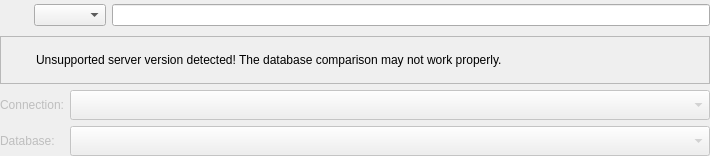
<?xml version="1.0" encoding="UTF-8"?>
<ui version="4.0">
 <class>ModelDbSelectorWidget</class>
 <widget class="QWidget" name="ModelDbSelectorWidget">
  <property name="geometry">
   <rect>
    <x>0</x>
    <y>0</y>
    <width>710</width>
    <height>156</height>
   </rect>
  </property>
  <property name="windowTitle">
   <string>Form</string>
  </property>
  <layout class="QVBoxLayout" name="verticalLayout">
   <property name="leftMargin">
    <number>0</number>
   </property>
   <property name="topMargin">
    <number>0</number>
   </property>
   <property name="rightMargin">
    <number>0</number>
   </property>
   <property name="bottomMargin">
    <number>0</number>
   </property>
   <item>
    <widget class="QWidget" name="model_ctrl_wgt" native="true">
     <layout class="QHBoxLayout" name="horizontalLayout_7">
      <property name="leftMargin">
       <number>0</number>
      </property>
      <property name="topMargin">
       <number>0</number>
      </property>
      <property name="rightMargin">
       <number>0</number>
      </property>
      <property name="bottomMargin">
       <number>0</number>
      </property>
      <item>
       <widget class="QLabel" name="logo_lbl">
        <property name="minimumSize">
         <size>
          <width>28</width>
          <height>28</height>
         </size>
        </property>
        <property name="maximumSize">
         <size>
          <width>28</width>
          <height>28</height>
         </size>
        </property>
        <property name="text">
         <string/>
        </property>
        <property name="pixmap">
         <pixmap resource="../../res/resources.qrc">:/icons/icons/dbmodel.png</pixmap>
        </property>
        <property name="scaledContents">
         <bool>true</bool>
        </property>
       </widget>
      </item>
      <item>
       <widget class="QComboBox" name="model_cmb"/>
      </item>
      <item>
       <widget class="QLineEdit" name="model_file_edt">
        <property name="text">
         <string/>
        </property>
        <property name="readOnly">
         <bool>true</bool>
        </property>
       </widget>
      </item>
     </layout>
    </widget>
   </item>
   <item>
    <widget class="QWidget" name="db_ctrl_wgt" native="true">
     <layout class="QGridLayout" name="gridLayout">
      <property name="leftMargin">
       <number>0</number>
      </property>
      <property name="topMargin">
       <number>0</number>
      </property>
      <property name="rightMargin">
       <number>0</number>
      </property>
      <property name="bottomMargin">
       <number>0</number>
      </property>
      <item row="0" column="0" colspan="2">
       <widget class="QFrame" name="alert_frm">
        <property name="sizePolicy">
         <sizepolicy hsizetype="Preferred" vsizetype="Fixed">
          <horstretch>0</horstretch>
          <verstretch>0</verstretch>
         </sizepolicy>
        </property>
        <property name="minimumSize">
         <size>
          <width>0</width>
          <height>48</height>
         </size>
        </property>
        <property name="frameShape">
         <enum>QFrame::Shape::StyledPanel</enum>
        </property>
        <property name="frameShadow">
         <enum>QFrame::Shadow::Raised</enum>
        </property>
        <layout class="QGridLayout" name="gridLayout_19">
         <property name="leftMargin">
          <number>5</number>
         </property>
         <property name="topMargin">
          <number>5</number>
         </property>
         <property name="rightMargin">
          <number>5</number>
         </property>
         <property name="bottomMargin">
          <number>5</number>
         </property>
         <property name="spacing">
          <number>5</number>
         </property>
         <item row="0" column="0">
          <widget class="QLabel" name="icon_lbl">
           <property name="minimumSize">
            <size>
             <width>25</width>
             <height>25</height>
            </size>
           </property>
           <property name="maximumSize">
            <size>
             <width>25</width>
             <height>25</height>
            </size>
           </property>
           <property name="text">
            <string/>
           </property>
           <property name="textFormat">
            <enum>Qt::TextFormat::AutoText</enum>
           </property>
           <property name="pixmap">
            <pixmap resource="../../res/resources.qrc">:/icons/icons/alert.png</pixmap>
           </property>
           <property name="scaledContents">
            <bool>true</bool>
           </property>
          </widget>
         </item>
         <item row="0" column="1">
          <widget class="QLabel" name="inv_version_warn_lbl">
           <property name="font">
            <font>
             <bold>false</bold>
             <underline>false</underline>
             <strikeout>false</strikeout>
             <kerning>true</kerning>
            </font>
           </property>
           <property name="text">
            <string>Unsupported server version detected! The database comparison may not work properly.</string>
           </property>
           <property name="wordWrap">
            <bool>true</bool>
           </property>
          </widget>
         </item>
        </layout>
       </widget>
      </item>
      <item row="1" column="0">
       <widget class="QLabel" name="connection_lbl">
        <property name="enabled">
         <bool>false</bool>
        </property>
        <property name="text">
         <string>Connection:</string>
        </property>
       </widget>
      </item>
      <item row="1" column="1">
       <widget class="QComboBox" name="connections_cmb">
        <property name="enabled">
         <bool>false</bool>
        </property>
        <property name="sizePolicy">
         <sizepolicy hsizetype="Expanding" vsizetype="Fixed">
          <horstretch>0</horstretch>
          <verstretch>0</verstretch>
         </sizepolicy>
        </property>
        <property name="sizeAdjustPolicy">
         <enum>QComboBox::SizeAdjustPolicy::AdjustToMinimumContentsLengthWithIcon</enum>
        </property>
        <property name="iconSize">
         <size>
          <width>22</width>
          <height>22</height>
         </size>
        </property>
       </widget>
      </item>
      <item row="2" column="0">
       <widget class="QLabel" name="database_lbl">
        <property name="enabled">
         <bool>false</bool>
        </property>
        <property name="sizePolicy">
         <sizepolicy hsizetype="Minimum" vsizetype="Preferred">
          <horstretch>0</horstretch>
          <verstretch>0</verstretch>
         </sizepolicy>
        </property>
        <property name="text">
         <string>Database:</string>
        </property>
        <property name="indent">
         <number>-1</number>
        </property>
       </widget>
      </item>
      <item row="2" column="1">
       <widget class="QComboBox" name="database_cmb">
        <property name="enabled">
         <bool>false</bool>
        </property>
        <property name="sizePolicy">
         <sizepolicy hsizetype="Expanding" vsizetype="Fixed">
          <horstretch>0</horstretch>
          <verstretch>0</verstretch>
         </sizepolicy>
        </property>
        <property name="sizeAdjustPolicy">
         <enum>QComboBox::SizeAdjustPolicy::AdjustToMinimumContentsLengthWithIcon</enum>
        </property>
        <property name="iconSize">
         <size>
          <width>22</width>
          <height>22</height>
         </size>
        </property>
       </widget>
      </item>
     </layout>
    </widget>
   </item>
  </layout>
 </widget>
 <resources>
  <include location="../../res/resources.qrc"/>
 </resources>
 <connections/>
</ui>
